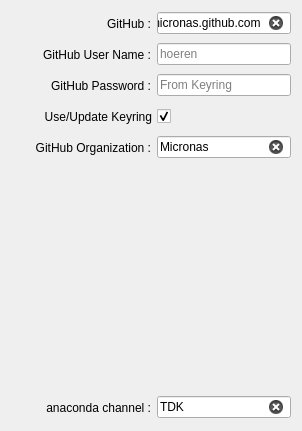
     <widget class="QWidget" name="github">
      <attribute name="title">
       <string>GitHub</string>
      </attribute>
      <layout class="QVBoxLayout" name="verticalLayout_4">
       <item>
        <layout class="QHBoxLayout" name="horizontalLayout_11">
         <item>
          <widget class="QLabel" name="label_4">
           <property name="sizePolicy">
            <sizepolicy hsizetype="Fixed" vsizetype="Fixed">
             <horstretch>0</horstretch>
             <verstretch>0</verstretch>
            </sizepolicy>
           </property>
           <property name="minimumSize">
            <size>
             <width>140</width>
             <height>25</height>
            </size>
           </property>
           <property name="maximumSize">
            <size>
             <width>111</width>
             <height>25</height>
            </size>
           </property>
           <property name="layoutDirection">
            <enum>Qt::LeftToRight</enum>
           </property>
           <property name="text">
            <string>GitHub :</string>
           </property>
           <property name="alignment">
            <set>Qt::AlignRight|Qt::AlignTrailing|Qt::AlignVCenter</set>
           </property>
          </widget>
         </item>
         <item>
          <widget class="QLineEdit" name="lineEdit">
           <property name="text">
            <string>micronas.github.com</string>
           </property>
           <property name="placeholderText">
            <string>github.com</string>
           </property>
           <property name="clearButtonEnabled">
            <bool>true</bool>
           </property>
          </widget>
         </item>
        </layout>
       </item>
       <item>
        <layout class="QHBoxLayout" name="horizontalLayout_12">
         <item>
          <widget class="QLabel" name="label_5">
           <property name="sizePolicy">
            <sizepolicy hsizetype="Fixed" vsizetype="Fixed">
             <horstretch>0</horstretch>
             <verstretch>0</verstretch>
            </sizepolicy>
           </property>
           <property name="minimumSize">
            <size>
             <width>140</width>
             <height>25</height>
            </size>
           </property>
           <property name="maximumSize">
            <size>
             <width>111</width>
             <height>25</height>
            </size>
           </property>
           <property name="layoutDirection">
            <enum>Qt::LeftToRight</enum>
           </property>
           <property name="text">
            <string>GitHub User Name :</string>
           </property>
           <property name="alignment">
            <set>Qt::AlignRight|Qt::AlignTrailing|Qt::AlignVCenter</set>
           </property>
          </widget>
         </item>
         <item>
          <widget class="QLineEdit" name="lineEdit_2">
           <property name="placeholderText">
            <string>hoeren</string>
           </property>
           <property name="clearButtonEnabled">
            <bool>true</bool>
           </property>
          </widget>
         </item>
        </layout>
       </item>
       <item>
        <layout class="QHBoxLayout" name="horizontalLayout_13">
         <item>
          <widget class="QLabel" name="label_16">
           <property name="sizePolicy">
            <sizepolicy hsizetype="Fixed" vsizetype="Fixed">
             <horstretch>0</horstretch>
             <verstretch>0</verstretch>
            </sizepolicy>
           </property>
           <property name="minimumSize">
            <size>
             <width>140</width>
             <height>25</height>
            </size>
           </property>
           <property name="maximumSize">
            <size>
             <width>111</width>
             <height>25</height>
            </size>
           </property>
           <property name="layoutDirection">
            <enum>Qt::LeftToRight</enum>
           </property>
           <property name="text">
            <string>GitHub Password :</string>
           </property>
           <property name="alignment">
            <set>Qt::AlignRight|Qt::AlignTrailing|Qt::AlignVCenter</set>
           </property>
          </widget>
         </item>
         <item>
          <widget class="QLineEdit" name="lineEdit_13">
           <property name="placeholderText">
            <string>From Keyring</string>
           </property>
           <property name="clearButtonEnabled">
            <bool>true</bool>
           </property>
          </widget>
         </item>
        </layout>
       </item>
       <item>
        <layout class="QHBoxLayout" name="horizontalLayout_14">
         <item>
          <widget class="QCheckBox" name="checkBox_5">
           <property name="sizePolicy">
            <sizepolicy hsizetype="Fixed" vsizetype="Fixed">
             <horstretch>0</horstretch>
             <verstretch>0</verstretch>
            </sizepolicy>
           </property>
           <property name="minimumSize">
            <size>
             <width>160</width>
             <height>25</height>
            </size>
           </property>
           <property name="maximumSize">
            <size>
             <width>160</width>
             <height>25</height>
            </size>
           </property>
           <property name="layoutDirection">
            <enum>Qt::RightToLeft</enum>
           </property>
           <property name="text">
            <string>Use/Update Keyring</string>
           </property>
           <property name="checked">
            <bool>true</bool>
           </property>
          </widget>
         </item>
         <item>
          <spacer name="horizontalSpacer_8">
           <property name="orientation">
            <enum>Qt::Horizontal</enum>
           </property>
           <property name="sizeHint" stdset="0">
            <size>
             <width>40</width>
             <height>20</height>
            </size>
           </property>
          </spacer>
         </item>
        </layout>
       </item>
       <item>
        <layout class="QHBoxLayout" name="horizontalLayout_15">
         <item>
          <widget class="QLabel" name="label_6">
           <property name="sizePolicy">
            <sizepolicy hsizetype="Fixed" vsizetype="Fixed">
             <horstretch>0</horstretch>
             <verstretch>0</verstretch>
            </sizepolicy>
           </property>
           <property name="minimumSize">
            <size>
             <width>140</width>
             <height>25</height>
            </size>
           </property>
           <property name="maximumSize">
            <size>
             <width>111</width>
             <height>25</height>
            </size>
           </property>
           <property name="layoutDirection">
            <enum>Qt::LeftToRight</enum>
           </property>
           <property name="text">
            <string>GitHub Organization :</string>
           </property>
           <property name="alignment">
            <set>Qt::AlignRight|Qt::AlignTrailing|Qt::AlignVCenter</set>
           </property>
          </widget>
         </item>
         <item>
          <widget class="QLineEdit" name="lineEdit_3">
           <property name="text">
            <string>Micronas</string>
           </property>
           <property name="placeholderText">
            <string/>
           </property>
           <property name="clearButtonEnabled">
            <bool>true</bool>
           </property>
          </widget>
         </item>
        </layout>
       </item>
       <item>
        <spacer name="verticalSpacer">
         <property name="orientation">
          <enum>Qt::Vertical</enum>
         </property>
         <property name="sizeHint" stdset="0">
          <size>
           <width>20</width>
           <height>229</height>
          </size>
         </property>
        </spacer>
       </item>
       <item>
        <layout class="QHBoxLayout" name="horizontalLayout_16">
         <item>
          <widget class="QLabel" name="label_33">
           <property name="sizePolicy">
            <sizepolicy hsizetype="Fixed" vsizetype="Fixed">
             <horstretch>0</horstretch>
             <verstretch>0</verstretch>
            </sizepolicy>
           </property>
           <property name="minimumSize">
            <size>
             <width>140</width>
             <height>25</height>
            </size>
           </property>
           <property name="maximumSize">
            <size>
             <width>111</width>
             <height>25</height>
            </size>
           </property>
           <property name="layoutDirection">
            <enum>Qt::LeftToRight</enum>
           </property>
           <property name="text">
            <string>anaconda channel :</string>
           </property>
           <property name="alignment">
            <set>Qt::AlignRight|Qt::AlignTrailing|Qt::AlignVCenter</set>
           </property>
          </widget>
         </item>
         <item>
          <widget class="QLineEdit" name="lineEdit_26">
           <property name="text">
            <string>TDK</string>
           </property>
           <property name="placeholderText">
            <string/>
           </property>
           <property name="clearButtonEnabled">
            <bool>true</bool>
           </property>
          </widget>
         </item>
        </layout>
       </item>
      </layout>
     </widget>
